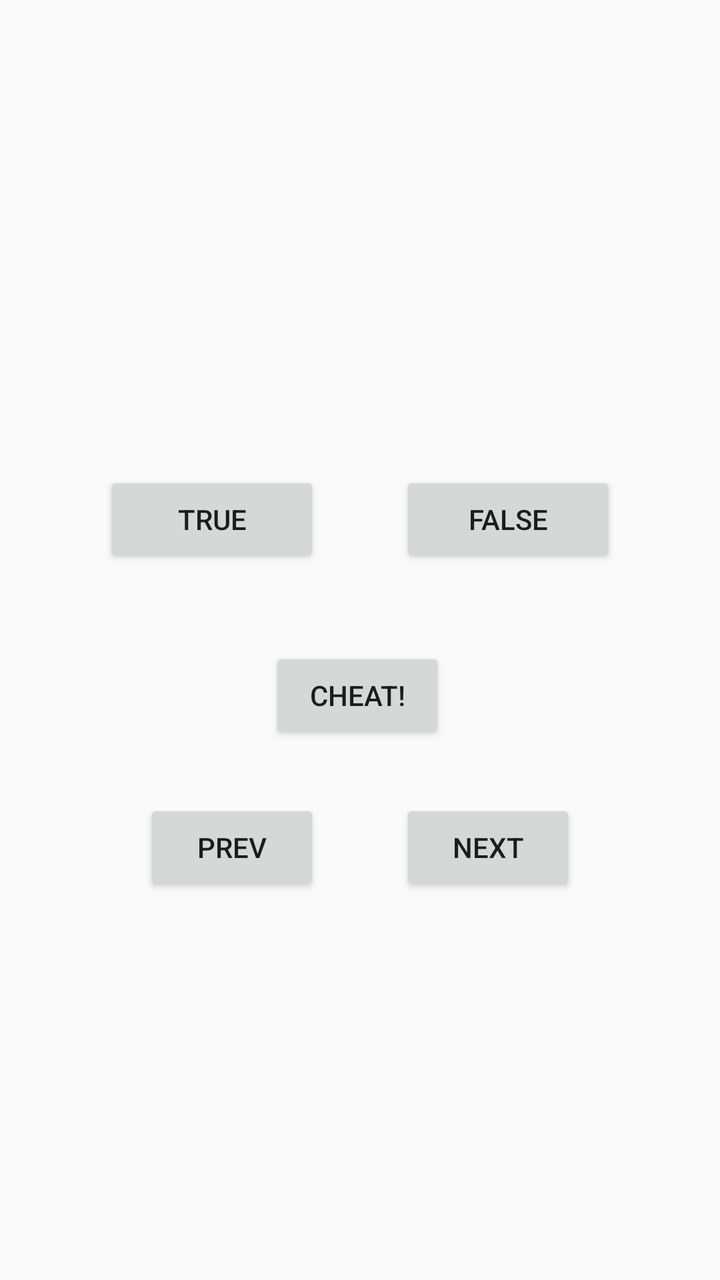
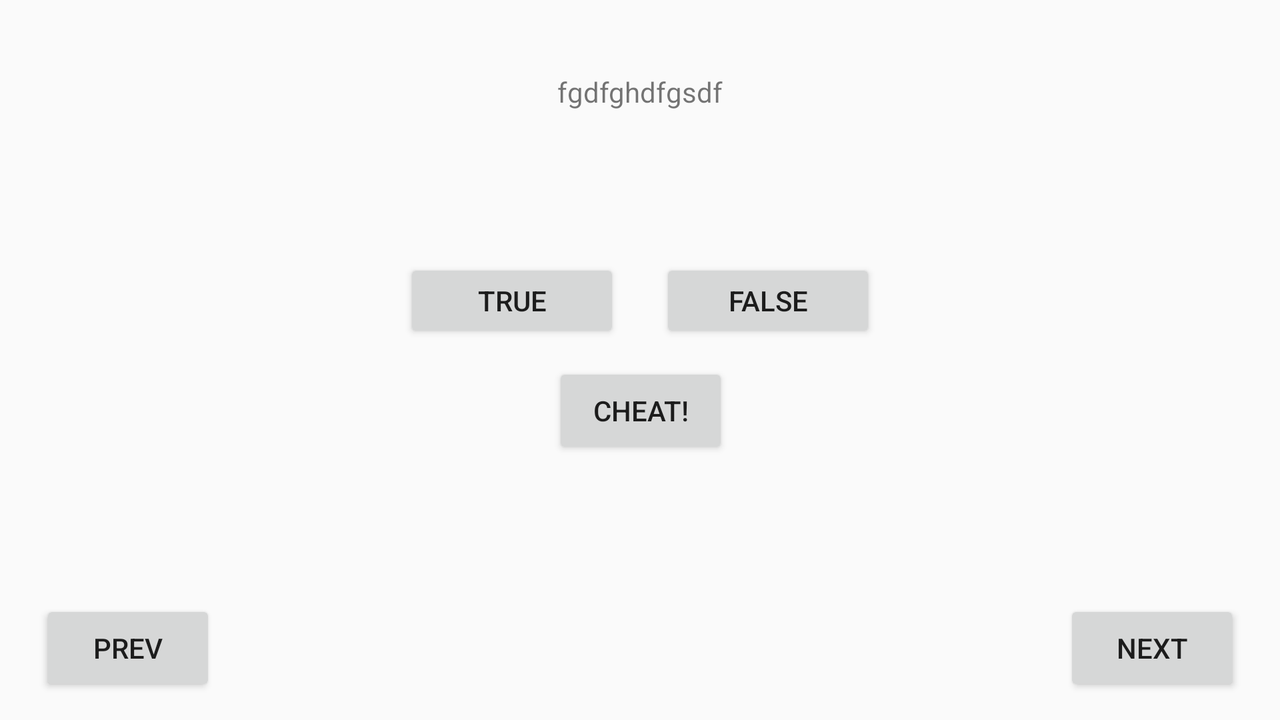

Two renders of one Android screen. The first uses the default layout on a phone; the second uses the alternative layout the repository ships for a different screen configuration, on a matching device. The two XML files are below.
<!-- AndroidManifest.xml: application theme Theme.Hw72 -->
<!-- res/layout/activity_1.xml -->
<?xml version="1.0" encoding="utf-8"?>
<androidx.constraintlayout.widget.ConstraintLayout xmlns:android="http://schemas.android.com/apk/res/android"
    xmlns:app="http://schemas.android.com/apk/res-auto"
    xmlns:tools="http://schemas.android.com/tools"
    android:layout_width="match_parent"
    android:layout_height="match_parent"
    android:background="@color/purple_200"
    tools:context=".Activity1">

    <Button
        android:id="@+id/cheat"
        android:layout_width="wrap_content"
        android:layout_height="wrap_content"
        android:layout_marginTop="20dp"
        android:text="cheat!"
        app:layout_constraintEnd_toEndOf="@+id/linearLayout2"
        app:layout_constraintHorizontal_bias="0.495"
        app:layout_constraintStart_toStartOf="@+id/linearLayout2"
        app:layout_constraintTop_toBottomOf="@+id/linearLayout2" />

    <androidx.constraintlayout.widget.Guideline
        android:id="@+id/guideline2"
        android:layout_width="wrap_content"
        android:layout_height="wrap_content"
        android:layout_marginTop="227dp"
        android:layout_marginEnd="411dp"
        android:layout_marginBottom="504dp"
        android:orientation="horizontal"
        app:layout_constraintBottom_toBottomOf="parent"
        app:layout_constraintEnd_toEndOf="parent"
        app:layout_constraintGuide_percent="0.27"
        app:layout_constraintStart_toStartOf="parent"
        app:layout_constraintTop_toTopOf="parent" />

    <LinearLayout
        android:id="@+id/linearLayout"
        android:layout_width="match_parent"
        android:layout_height="wrap_content"
        android:orientation="vertical"
        android:gravity="center_horizontal"
        app:layout_constraintEnd_toEndOf="parent"
        app:layout_constraintHorizontal_bias="1.0"
        app:layout_constraintStart_toStartOf="parent"
        app:layout_constraintTop_toTopOf="@+id/guideline2">

        <TextView
            android:id="@+id/textView"
            android:layout_width="wrap_content"
            android:layout_height="wrap_content"
            android:layout_marginTop="4dp"
            android:text=""
            tools:ignore="Suspicious0dp" />
    </LinearLayout>

    <LinearLayout
        android:id="@+id/linearLayout2"
        android:layout_width="match_parent"
        android:layout_height="wrap_content"
        android:layout_marginTop="20dp"
        android:gravity="center_horizontal"
        android:orientation="horizontal"
        app:layout_constraintEnd_toEndOf="parent"
        app:layout_constraintHorizontal_bias="1.0"
        app:layout_constraintStart_toStartOf="parent"
        app:layout_constraintTop_toBottomOf="@+id/linearLayout">

        <Button
            android:id="@+id/tru"
            android:layout_width="wrap_content"
            android:layout_height="wrap_content"
            android:layout_margin="20dp"
            android:minWidth="108dp"

            android:text="true" />

        <Button
            android:id="@+id/fals"
            android:layout_width="wrap_content"
            android:layout_height="wrap_content"
            android:layout_margin="20dp"
            android:minWidth="108dp"
            android:text="false" />
    </LinearLayout>

    <LinearLayout
        android:layout_width="match_parent"
        android:layout_height="wrap_content"
        android:layout_marginTop="8dp"
        android:gravity="center_horizontal"
        android:orientation="horizontal"
        app:layout_constraintEnd_toEndOf="parent"
        app:layout_constraintHorizontal_bias="0.0"
        app:layout_constraintStart_toStartOf="parent"
        app:layout_constraintTop_toBottomOf="@+id/cheat">

        <Button
            android:id="@+id/prev"
            android:layout_width="wrap_content"
            android:layout_height="wrap_content"
            android:layout_margin="20dp"
            android:text="prev"
            app:icon="@drawable/ic_baseline_navigate_before_24" />

        <Button
            android:id="@+id/next"
            android:layout_width="wrap_content"
            android:layout_height="wrap_content"
            android:layout_margin="20dp"
            android:text="Next"
            app:icon="@drawable/ic_baseline_navigate_next_24"
            app:iconGravity="end" />
    </LinearLayout>
</androidx.constraintlayout.widget.ConstraintLayout>
<!-- resources referenced by this layout -->
<resources>
  <color name="purple_200">#fafafa</color>
  <!-- drawable ic_baseline_navigate_before_24 (drawable) -->
  <vector android:height="24dp" android:tint="#434141"
      android:viewportHeight="24" android:viewportWidth="24"
      android:width="24dp" xmlns:android="http://schemas.android.com/apk/res/android">
      <path android:fillColor="@android:color/white" android:pathData="M15.41,7.41L14,6l-6,6 6,6 1.41,-1.41L10.83,12z"/>
  </vector>
  <!-- drawable ic_baseline_navigate_next_24 (drawable) -->
  <vector android:height="24dp" android:tint="#434141"
      android:viewportHeight="24" android:viewportWidth="24"
      android:width="24dp" xmlns:android="http://schemas.android.com/apk/res/android">
      <path android:fillColor="@android:color/white" android:pathData="M10,6L8.59,7.41 13.17,12l-4.58,4.59L10,18l6,-6z"/>
  </vector>
  <style name="Theme.Hw72" parent="Theme.MaterialComponents.DayNight.DarkActionBar">
          
          <item name="colorPrimary">@color/gray</item>
          <item name="colorPrimaryVariant">@color/purple_700</item>
          <item name="colorOnPrimary">@color/black</item>
          
          <item name="colorSecondary">@color/teal_200</item>
          <item name="colorSecondaryVariant">@color/teal_700</item>
          <item name="colorOnSecondary">@color/black</item>
          
          <item name="android:statusBarColor" tools:targetApi="l">?attr/colorPrimaryVariant</item>
          
      </style>
  <color name="gray">#d8d8d8</color>
  <color name="purple_700">#FF3700B3</color>
  <color name="black">#FF000000</color>
  <color name="teal_200">#FF03DAC5</color>
  <color name="teal_700">#008677</color>
</resources>
<!-- res/layout-land/activity_1.xml (the author's variant of the layout above) -->
<!-- drawn on the phone turned sideways -->
<?xml version="1.0" encoding="utf-8"?>
<androidx.constraintlayout.widget.ConstraintLayout xmlns:android="http://schemas.android.com/apk/res/android"
    xmlns:app="http://schemas.android.com/apk/res-auto"
    xmlns:tools="http://schemas.android.com/tools"
    android:layout_width="match_parent"
    android:layout_height="match_parent"
    android:background="@color/purple_200"
    tools:context=".Activity1">

    <Button
        android:id="@+id/cheat"
        android:layout_width="wrap_content"
        android:layout_height="wrap_content"

        android:text="cheat!"
        app:layout_constraintEnd_toEndOf="@+id/linearLayout2"
        app:layout_constraintStart_toStartOf="@+id/linearLayout2"
        app:layout_constraintTop_toBottomOf="@+id/linearLayout2" />

    <androidx.constraintlayout.widget.Guideline
        android:id="@+id/guideline2"
        android:layout_width="wrap_content"
        android:layout_height="wrap_content"
        android:layout_marginTop="227dp"
        android:layout_marginEnd="411dp"
        android:layout_marginBottom="504dp"
        android:orientation="horizontal"
        app:layout_constraintBottom_toBottomOf="parent"
        app:layout_constraintEnd_toEndOf="parent"
        app:layout_constraintGuide_percent="0.09"
        app:layout_constraintStart_toStartOf="parent"
        app:layout_constraintTop_toTopOf="parent" />

    <LinearLayout
        android:id="@+id/linearLayout"
        android:layout_width="match_parent"
        android:layout_height="wrap_content"
        android:gravity="center_horizontal"
        android:orientation="vertical"
        app:layout_constraintEnd_toEndOf="parent"
        app:layout_constraintHorizontal_bias="0.0"
        app:layout_constraintStart_toStartOf="parent"
        app:layout_constraintTop_toTopOf="@+id/guideline2">

        <TextView
            android:id="@+id/textView"
            android:layout_width="wrap_content"
            android:layout_height="wrap_content"
            android:layout_marginTop="4dp"
            android:text="fgdfghdfgsdf"
            tools:ignore="Suspicious0dp" />
    </LinearLayout>


    <LinearLayout
        android:id="@+id/linearLayout2"
        android:layout_width="349dp"
        android:layout_height="62dp"
        android:layout_marginTop="64dp"
        android:gravity="center"
        android:orientation="horizontal"
        app:layout_constraintEnd_toEndOf="parent"
        app:layout_constraintStart_toStartOf="parent"
        app:layout_constraintTop_toBottomOf="@+id/linearLayout">

        <Button
            android:id="@+id/tru"
            android:layout_width="wrap_content"
            android:layout_height="wrap_content"
            android:layout_margin="10dp"
            android:minWidth="108dp"

            android:text="true" />

        <Button
            android:id="@+id/fals"
            android:layout_width="wrap_content"
            android:layout_height="wrap_content"
            android:layout_margin="10dp"
            android:minWidth="108dp"
            android:text="false" />
    </LinearLayout>

    <Button
        android:id="@+id/next"
        android:layout_width="wrap_content"
        android:layout_height="wrap_content"
        android:layout_marginTop="12dp"
        android:layout_marginEnd="20dp"
        android:text="Next"
        app:icon="@drawable/ic_baseline_navigate_next_24"
        app:iconGravity="end"
        android:layout_marginBottom="8dp"
        app:layout_constraintBottom_toBottomOf="parent"
        app:layout_constraintEnd_toEndOf="parent"
        app:layout_constraintTop_toTopOf="@+id/guideline3"
        app:layout_constraintVertical_bias="0.157" />

    <Button
        android:id="@+id/prev"
        android:layout_width="wrap_content"
        android:layout_height="wrap_content"
        android:layout_marginHorizontal="200dp"
        android:layout_marginStart="20dp"
        android:text="prev"
        android:layout_marginBottom="8dp"
        app:icon="@drawable/ic_baseline_navigate_before_24"
        app:layout_constraintBottom_toBottomOf="@+id/next"
        app:layout_constraintEnd_toStartOf="@+id/next"
        app:layout_constraintHorizontal_bias="0.0"
        app:layout_constraintStart_toStartOf="parent"
        app:layout_constraintTop_toTopOf="@+id/next"
        app:layout_constraintVertical_bias="0.0" />

    <androidx.constraintlayout.widget.Guideline
        android:id="@+id/guideline3"
        android:layout_width="wrap_content"
        android:layout_height="wrap_content"
        android:orientation="horizontal"
        app:layout_constraintGuide_percent="0.7980535" />

</androidx.constraintlayout.widget.ConstraintLayout>
